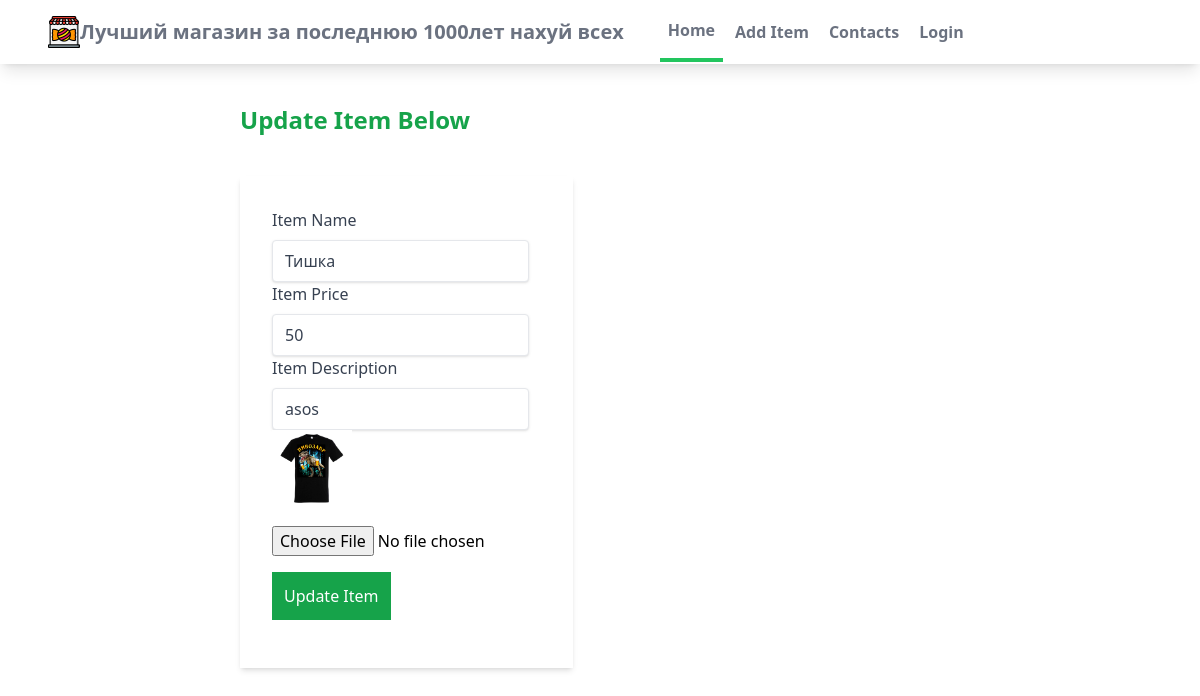
The app's page /myapp/updateitem/3/, older data.
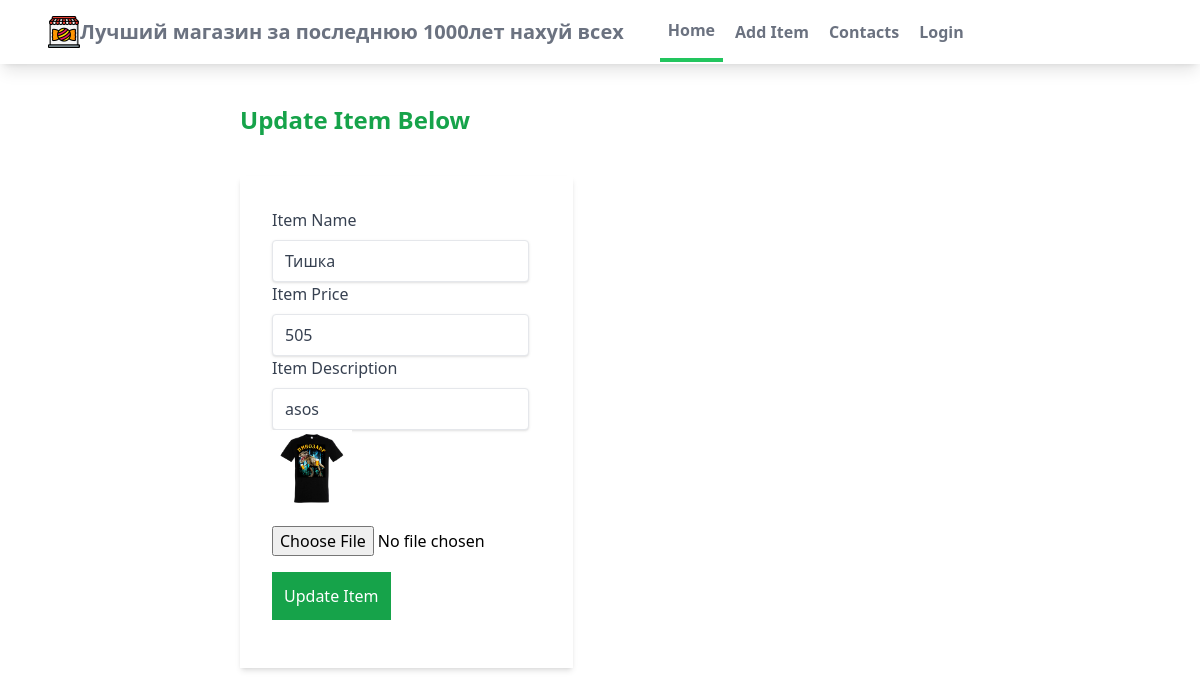
The same page, newer data.
### myapp/models.py (models this page shows, shortened)
class Product(models.Model):
    seller = models.ForeignKey(User, on_delete=models.CASCADE, default='1')
    name = models.CharField(max_length=100)
    price = models.IntegerField()
    description = models.CharField(max_length=200)
    image = models.ImageField(blank=True, upload_to='images')

### myapp/views.py (the view, shortened to what this page needs)
# urls.py: path('updateitem/<int:my_id>/', update_item, name="update_item"),
def update_item(request, my_id):
    item = Product.objects.get(id=my_id)
    context = {'item': item}
    return render(request, "myapp/updateitem.html", context)

### myapp/templates/myapp/updateitem.html (shortened to what this page needs)
{% extends 'myapp/base.html' %}
{% block content %}
<div class="ml-[200px]">
	<h1 class="text-2xl m-10 font-bold text-green-600">Update Item Below</h1>
	<form class="w-1/3 bg-white shadow-md m-10 px-8 py-8" enctype="multipart/form-data" method="post" >
			<div class="mb-4">
					<label class="block text-gray-700 text-md fond-bold mb-2" for="name">Item Name</label>
					<input class="shadow appearance-none border rounded py-2 px-3 mr-10 text-gray-700" value="{{ item.name }}" type="text" placeholder="Name..." name="name" id="name">
					<label class="block text-gray-700 text-md fond-bold mb-2" for="price">Item Price</label>
					<input class="shadow appearance-none border rounded py-2 px-3 mr-10 text-gray-700" value="{{ item.price }}" type="text" placeholder="Price..." name="price" id="price">
					<label class="block text-gray-700 text-md fond-bold mb-2" for="description">Item Description</label>
					<input class="shadow appearance-none border rounded py-2 px-3 mr-10 text-gray-700" value="{{ item.description }}" type="text" placeholder="Description..." name="description" id="description">
					<img class="w-20 h-20" src="{{ item.image.url }}">
					<input class="block mt-4" type="file" accept="image/*" name="upload" id="upload">
					<button class="block bg-green-600 text-white p-3 mt-4" type="submit" name="Add Item" value="Add Item">Update Item</button>
			</div>
    </form>
</div>
{% endblock content %}

Row changes from the older to the newer data that the page shows:
changed Product "Тишка": price "50" → "505"
